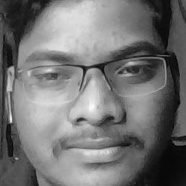
#> input picture Automatic/dataset/User.1.1.jpg, 186 x 186 px, given in place of the camera
$ python dataset.py
#> lines starting #> are read from the running program, lines starting #| are printed output that depends on the picture
import cv2
import numpy as np

face_classifier = cv2.CascadeClassifier('C:/Users/Balakraam Tudu/PycharmProjects/face_detection/venv/Lib/site-packages/cv2/data/haarcascade_frontalface_default.xml')

def face_extractor(img):

    gray = cv2.cvtColor(img,cv2.COLOR_BGR2GRAY)
    faces = face_classifier.detectMultiScale(gray,1.3,5)

    if faces is():
        return None

    for(x,y,w,h) in faces:
        cropped_face = img[y:y+h, x:x+w]

    return cropped_face


cap = cv2.VideoCapture(0)
count = 0

while True:
    ret, frame = cap.read()
#> frame is the input picture: shape (186, 186, 3); min 1, max 252, mean 115.5
    if face_extractor(frame) is not None:
#> in face_extractor, `faces = face_classifier.detectMultiScale(gray,1.3,5)`: faces = [[16, 18, 151, 151]]
#> the loop in face_extractor, `for(x,y,w,h) in faces:` made 1 pass
#> pass 1, in face_extractor, `cropped_face = img[y:y+h, x:x+w]`:
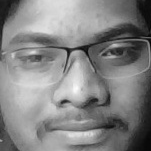
#> cropped_face: shape (151, 151, 3); min 5, max 252, mean 131.8
        count+=1
#> count = 1
        face = cv2.resize(face_extractor(frame),(200,200))
#> the loop in face_extractor (call 2), `for(x,y,w,h) in faces:` made 1 pass
        face = cv2.cvtColor(face, cv2.COLOR_BGR2GRAY)
#> face: shape (200, 200)

        file_name_path = 'C:/Users/Balakraam Tudu/PycharmProjects/face_detection/dataset/'+str(count)+'.jpg'

        cv2.imwrite(file_name_path,face)

        cv2.putText(face,str(count),(50,50),cv2.FONT_HERSHEY_COMPLEX,1,(0,255,0),2)
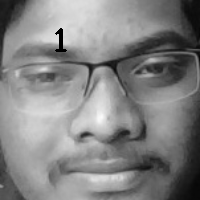
#> face: shape (200, 200); min 0, max 251, mean 131.1
        cv2.imshow('Face Cropper',face)
    else:
        print("Face not found")
        pass

    if cv2.waitKey(1)==13 or count==100:
#> (key Esc is pressed here)
        break

cap.release()
cv2.destroyAllWindows()
print('Samples Colletion Completed ')

$ run again, on Automatic/dataset/User.1.11.jpg
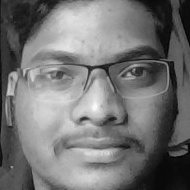
#> input picture Automatic/dataset/User.1.11.jpg, 190 x 190 px, given in place of the camera
#> frame is the input picture: shape (190, 190, 3); min 0, max 251, mean 115.6
#> faces = [[19, 20, 149, 149]]
#> the loop in face_extractor, `for(x,y,w,h) in faces:` made 1 pass
#> pass 1, in face_extractor, `cropped_face = img[y:y+h, x:x+w]`:
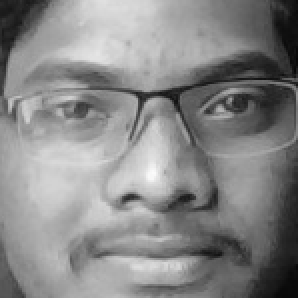
#> cropped_face: shape (149, 149, 3) (shown 2 times larger); min 6, max 251, mean 134.9
#> count = 1
#> the loop in face_extractor (call 2), `for(x,y,w,h) in faces:` made 1 pass
#> `cv2.putText(face,str(count),(50,50),cv2.FONT_HERSHEY_COMPLEX,1,(0,255,..`:
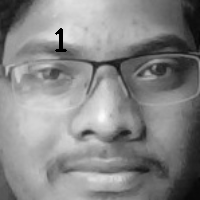
#> face: shape (200, 200); min 0, max 250, mean 134.3
